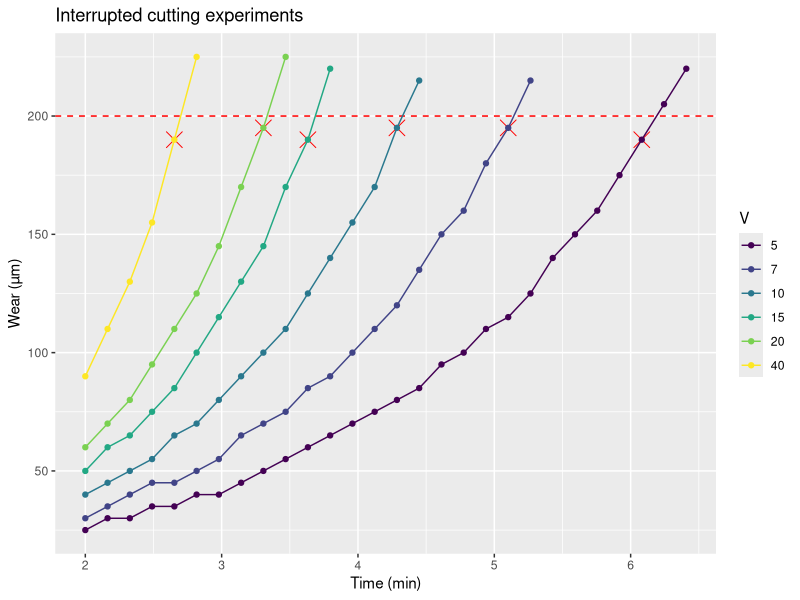
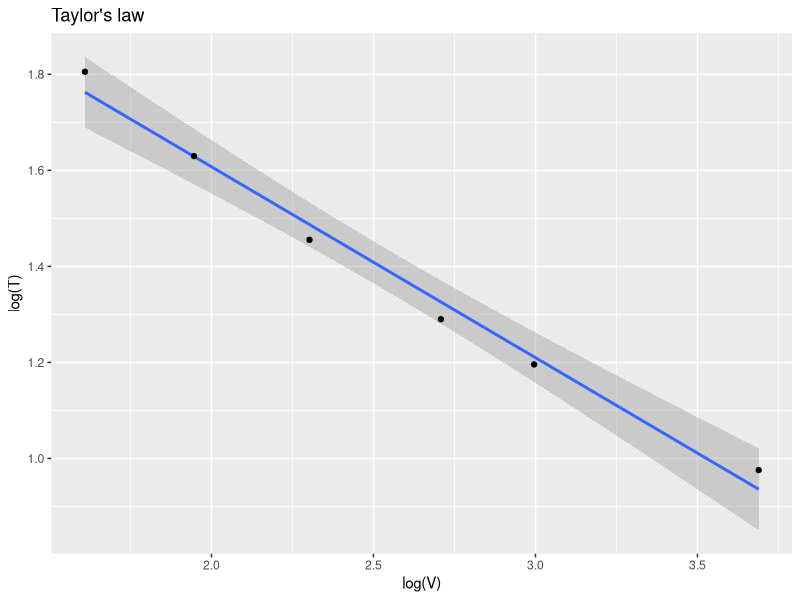
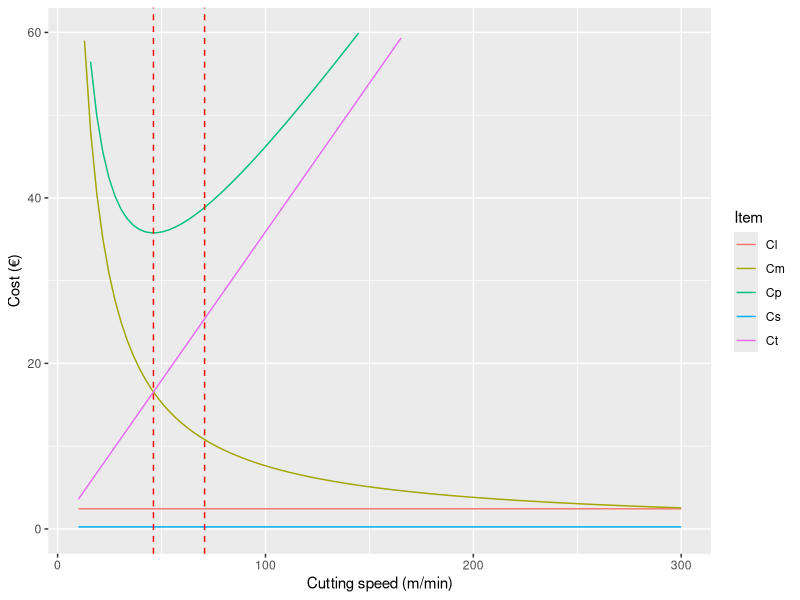

Recreate these plots in R, in order.
## ---- chunk 1
options(width = 60)
set.seed(0)
library(tidyverse)
## ---- chunk 2
set.seed(0)
wc <- 200
round_next <- function(x, d) round(x/d) * d
w <- function(t,v, k=0.2, a=10) a*v^(k*t)
life <- function(v, wmax, k=0.2) uniroot(\(x) w(x, v, k) - wmax, interval=c(0, 1e5))$root
vels <- c(5, 7, 10, 15, 20, 40)

df <- expand.grid(
  T = seq(2, 10, length.out=50),
  V = vels
) %>%
  mutate(w = w(T, V, k=0.3)) %>% 
  mutate(w = round_next(w, 5)) %>% 
  filter(w <= wc + 30) 

df_l <- df %>% 
  filter(w <= wc) %>% 
  group_by(V) %>% 
  summarise(T = T[which.max(w)], w=max(w))

df %>% 
  mutate(V=factor(V)) %>% 
  ggplot(aes(x=T, y=w, group=V, color=V)) + 
  geom_point(data=df_l, aes(x=T, y=w), color="red", shape=4, size=5) +
  geom_hline(yintercept=wc, color="red", linetype=2) +
  geom_point() +
  geom_line() +
  scale_color_viridis_d(breaks=vels) +
  labs(x="Time (min)", y="Wear (µm)", title="Interrupted cutting experiments")
## ---- chunk 3
df_l %>% 
  ggplot(aes(x=log(V), y=log(T))) +
  geom_smooth(method="lm", formula=y~x) +
  geom_point() + 
  labs(title = "Taylor's law")
## ---- chunk 4
L <- 100
D <- 50
f <- 0.5
Lm <- 1
Om <- 0.7
Cs <- 1
Cl <- 1
K <- 50
n <- 0.5
Ct0 <- 2
Cs <- 10*(Lm + Om)
Cl <- 100*(Lm + Om)
Tm <- function(V) (pi * L * D) / (f*V)
Np <- function(V) (K/V)^(1/n)/Tm(V)
Ct <- function(V) Ct0/Np(V)
Cm <- function(V) Tm(V) * (Lm + Om)

Voc <- (K*(Lm+Om)^n)/((1/n-1)*Ct0)^n
Vot <- K/((1/n-1)*0.5)^n

tibble(
  V = seq(10, 300, length.out=100),
  Cs = Cs,
  Cl = Cl,
  Cm = Cm(V),
  Ct = Ct(V),
  Cp = Cm + Ct + Cs + Cl
) %>% 
  pivot_longer(-V, names_to = "Item", values_to = "Cost") %>% 
  mutate(Cost = Cost/70) %>% 
  ggplot(aes(x=V)) + 
  geom_line(aes(y=Cost, color=Item)) + 
  geom_vline(xintercept=c(Voc, Vot), linetype=2, color="red") + 
  ylim(c(0, 60)) + 
  labs(x="Cutting speed (m/min)", y="Cost (€)")
